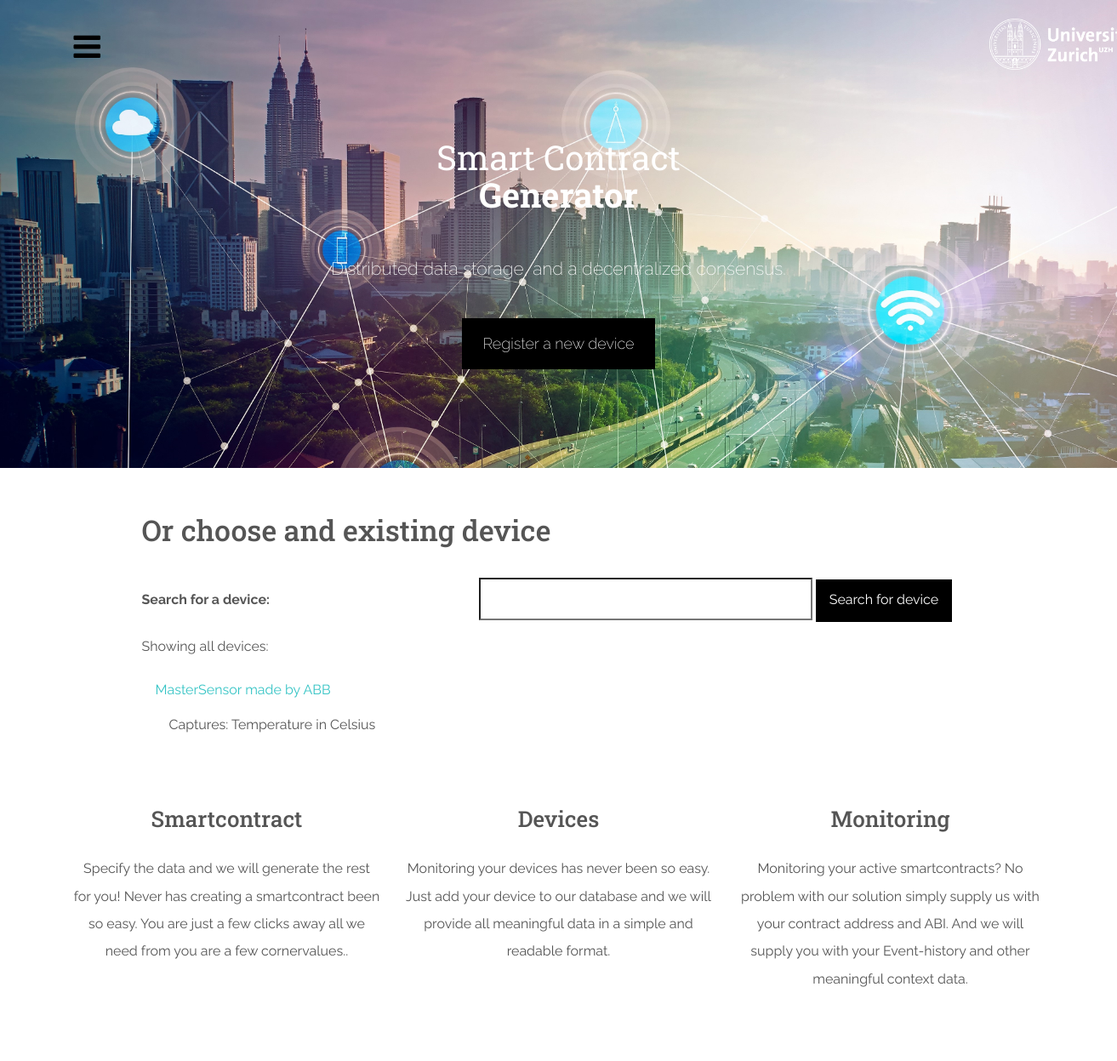
Before: /smartGenerator/ (upper part) with the older database file.
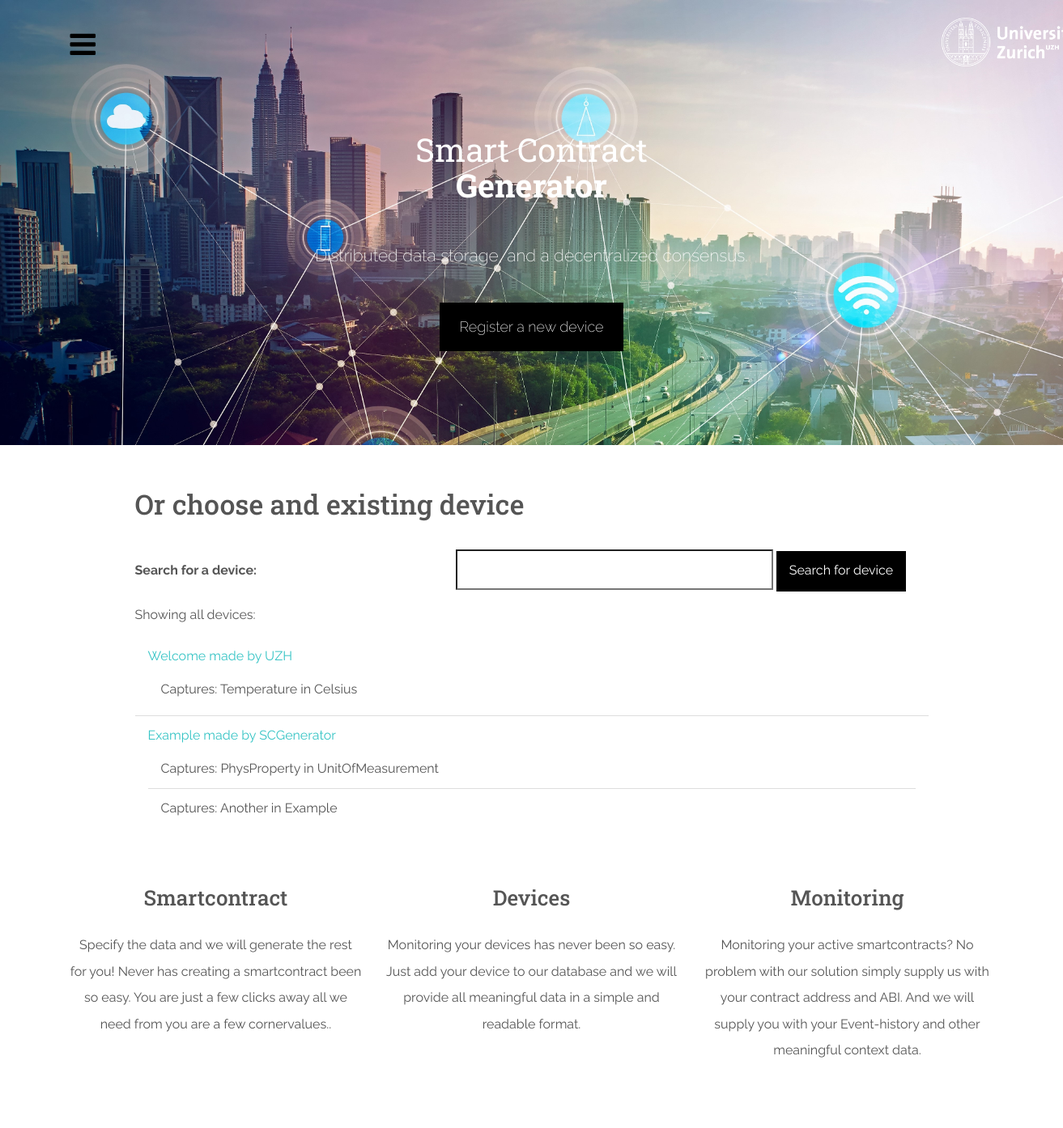
After: the same page with the newer database file.
### smartpollution/models.py (models this page shows, shortened)
class Device(models.Model):
    device_name=models.CharField(max_length=200)
    manufacturing_company=models.CharField(max_length=200)
    metrics=models.ManyToManyField(Metric)

class Metric(models.Model):
    physical_property=models.CharField(max_length=200)
    unit_of_measurement=models.CharField(max_length=200)

### smartpollution/views.py (the view)
def index_view(request):
    try:
        arguments = {}
        arguments['device_list'] = Device.objects.all()
        return render(request, 'smartpollution/index.html', arguments)
    except:
        return return_problem_page(request)

### smartpollution/templates/smartpollution/index.html (shortened to what the changed rows need)
<!DOCTYPE html>
<html lang="en">
<head>
    {% load static %}
    <link rel="stylesheet" href="{% static 'smartpollution/w3.css' %}">
    <link href="{% static 'bootstrap/css/theme.css' %}" rel="stylesheet">
    <link href="{% static 'smartpollution/style.css' %}" rel="stylesheet">
    <link rel="stylesheet" href="https://cdnjs.cloudflare.com/ajax/libs/typicons/2.0.8/typicons.min.css">
    <link rel="stylesheet" href="https://maxcdn.bootstrapcdn.com/font-awesome/4.7.0/css/font-awesome.min.css">
    <link rel="stylesheet" href="{% static 'assets/css/pushy.css' %}">
    <link rel="stylesheet" href="{% static 'assets/css/masonry.css' %}">
    <link rel="stylesheet" href="{% static 'assets/css/animate.css' %}">
    <link rel="stylesheet" href="{% static 'assets/css/magnific-popup.css' %}">
    <link rel="stylesheet" href="{% static 'assets/css/odometer-theme-default.css' %}">
</head>
<body class="">
<header id="home">
    <div class="container-fluid">
        <div class="container">
            <div class="jumbotron">
                <h1>
                    <small>Smart Contract</small>
                    <strong>Generator</strong></h1>
            </div>
        </div>
    </div>
</header>
<section id="feat">
    <div class="container">
        <div class="w3-content">
            <br class="w3-twothird">
            {% if device_found %}
                <ul class="w3-ul">
                    {% for device in device_found %}
                        <li>
                            <a href="{% url 'smartpollution:detail' device.id %}">{{ device.device_name }} made
                                by {{ device.manufacturing_company }}</a>
                            <ul class="w3-ul">
                                {% for met in device.metrics.all %}
                                    <li>Captures: {{ met.physical_property }} in {{ met.unit_of_measurement }}</li>
                                {% endfor %}
                            </ul>
                        </li>
                    {% endfor %}
                </ul>
            {% else %}
                {% if device_list %}
                    <ul class="w3-ul">
                        {% for device in device_list %}
                            <li>
                                <a href="{% url 'smartpollution:detail' device.id %}">{{ device.device_name }} made
                                    by {{ device.manufacturing_company }}</a>
                                <ul class="w3-ul">
                                    {% for met in device.metrics.all %}
                                        <li>Captures: {{ met.physical_property }}
                                            in {{ met.unit_of_measurement }}
                                        </li>
                                    {% endfor %}
                                </ul>
                            </li>
                        {% endfor %}
                    </ul>
                {% else %}
                    <p>No devices are available.</p>
                {% endif %}
            {% endif %}
        </div>
    </div>
</section>
</body>
</html>

Changed rows visible on the page:
removed Device: device_name "MasterSensor", manufacturing_company "ABB", Metric (physical_property "Temperature", unit_of_measurement "Celsius")
added Device: device_name "Welcome", manufacturing_company "UZH", Metric (physical_property "Temperature", unit_of_measurement "Celsius")
added Device: device_name "Example", manufacturing_company "SCGenerator"
added Metric: physical_property "PhysProperty", unit_of_measurement "UnitOfMeasurement", shown under "Example"
added Metric: physical_property "Another", unit_of_measurement "Example"
